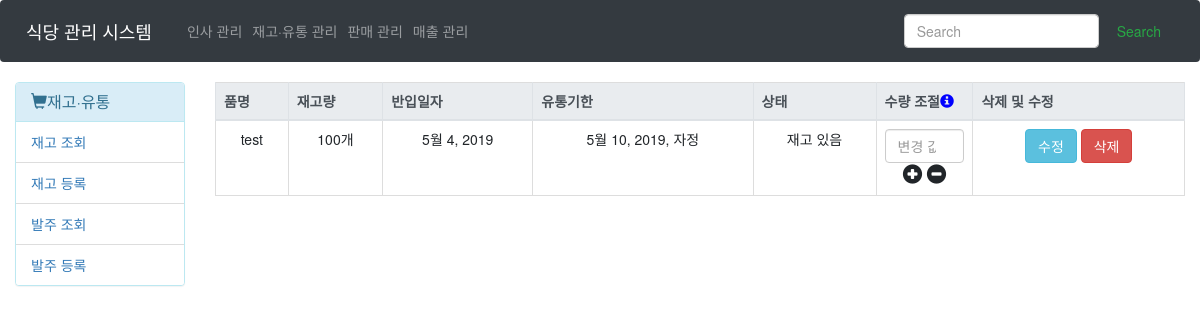
The page /Stock/Inquiry/ on the database as committed earlier.
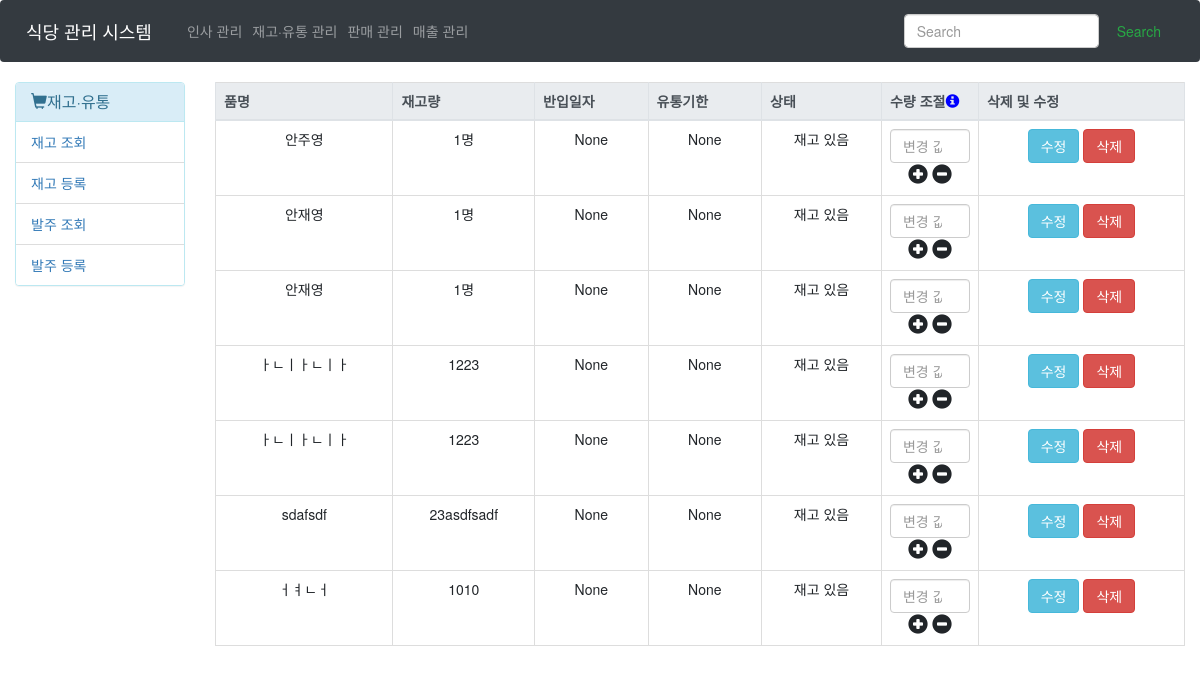
The same page on the database as committed later.
### Main/models.py (models this page shows, shortened)
class Stock(models.Model):
    s_name = models.CharField(max_length=30, verbose_name="재고명")
    s_count = models.IntegerField(verbose_name='재고량', default=0)
    s_unit = models.CharField(max_length=10, verbose_name='단위', blank=True, null=True)
    s_incoming_at = models.DateField(verbose_name='반입일자', null=True, blank=True)
    s_status = models.BooleanField(verbose_name='상태', default=True)
    s_caution_num = models.PositiveIntegerField(verbose_name="경고 수량", null=True, blank=True)
    s_expire_at = models.DateTimeField(verbose_name='유통기한', null=True, blank=True)

### Main/views.py (the view)
# urls.py: path('Stock/Inquiry/', views.readItems, name="readItems"),
def readItems(request):
    try:
        Stocks = Stock.objects.all()
    except Exception as e:
        Stocks = None
    return render(request, 'Main/Stock/Stock_read_items.html', {
        'Stocks' : Stocks
    })

### Main/templates/Main/Stock/Stock_read_items.html (shortened to what this page needs)
{% extends 'Main/Stock/main.html' %}
{% block content %}
    <table class="table table-bordered text-center">
    <thead class="thead thead-light">
        <th>품명</th>
        <th>재고량</th>
        <th>반입일자</th>
        <th>유통기한</th>
        <th>상태</th>
        <th style="width : 10%;">수량 조절<i id="tooltip" class="glyphicon glyphicon-info-sign" style="color : blue" title="기존 재고량에 재고를 쉽게 더하거나 뺄 수 있습니다."></i></th>
        <th>삭제 및 수정</th>
    </thead>
    <tbody>
    {% if Stocks %}
        {% for stock in Stocks %}
        <tr>
            <td>{{stock.s_name}}</td>
            <td id="count{{stock.pk}}">{{stock.s_count}}{{stock.s_unit}}</td>
            <td>{{stock.s_incoming_at}}</td>
            <td>{{stock.s_expire_at}}</td>
            {% if stock.s_status == True %}
                <td>재고 있음</td>
            {% else %}
                <td>소진</td>
            {% endif %}
            <td>
                <input id="value{{stock.pk}}" type="number" class="form-control" placeholder="변경 값">
                <i class="glyphicon glyphicon-plus-sign" style="font-size : 20px;" onclick="modifyValue(0, {{stock.s_count}}, {{stock.pk}})"></i>
                <i class="glyphicon glyphicon-minus-sign" style="font-size : 20px;" onclick="modifyValue(1, {{stock.s_count}}, {{stock.pk}})"></i>
            </td>
            <td>
                <form name="update" method="GET" action="{% url 'main:updateItem' stock.pk %}" style="display : inline;">
                    <input type="submit" class="btn btn-info" value="수정">
                </form>
                <form name="delete" method="POST" style="display : inline;">
                    <input type="button" class="btn btn-danger" value="삭제" onclick="isDelete({{stock.pk}});">
                </form>
            </td>
        </tr>
        {% endfor %}
    {% else %}
        <td colspan="8">등록된 재고가 없습니다.</td>
    {% endif %}
    </tbody>
    </table>
{% endblock %}

Rows that differ between the two databases and show on the page:
removed Stock: s_name "test", s_count "100", s_unit "개", s_incoming_at "5월 4, 2019", s_expire_at "5월 10, 2019, 자정", s_status "재고 있음"
added Stock: s_name "안주영", s_count "1", s_unit "명", s_incoming_at "None", s_expire_at "None", s_status "재고 있음"
added Stock: s_name "안재영", s_count "1", s_unit "명", s_incoming_at "None", s_expire_at "None", s_status "재고 있음"
added Stock: s_name "안재영", s_count "1", s_unit "명", s_incoming_at "None", s_expire_at "None", s_status "재고 있음"
added Stock: s_name "ㅏㄴㅣㅏㄴㅣㅏ", s_count "12", s_unit "23", s_incoming_at "None", s_expire_at "None", s_status "재고 있음"
added Stock: s_name "ㅏㄴㅣㅏㄴㅣㅏ", s_count "12", s_unit "23", s_incoming_at "None", s_expire_at "None", s_status "재고 있음"
added Stock: s_name "sdafsdf", s_count "23", s_unit "asdfsadf", s_incoming_at "None", s_expire_at "None", s_status "재고 있음"
added Stock: s_name "ㅓㅕㄴㅓ", s_count "10", s_unit "10", s_incoming_at "None", s_expire_at "None", s_status "재고 있음"
